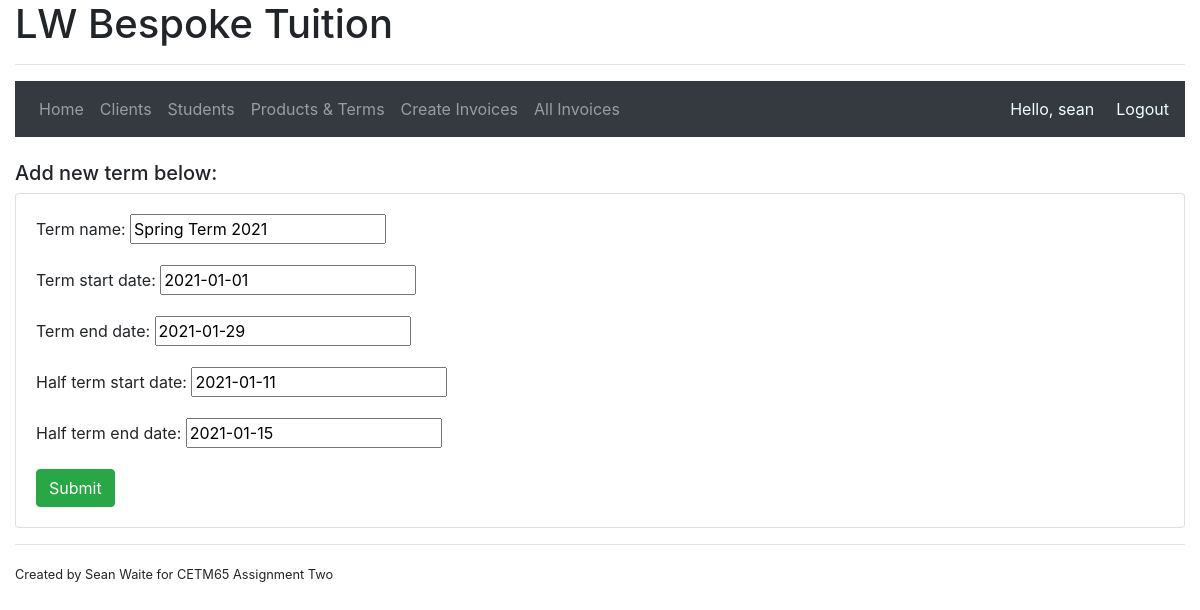
Page /products&terms/addnewterm/1 (signed in) on the committed database.
### accounts/models.py (models this page shows, shortened)
class Term(models.Model):
    term_name = models.CharField(max_length=100)
    term_start_date = models.DateField()
    term_end_date = models.DateField()
    half_term_start_date = models.DateField()
    half_term_end_date = models.DateField()

### accounts/decorators.py (the view)
        def wrapper_func(request, *args, **kwargs):
            denied = False
            for roles in allowed_roles:
                if request.user.groups.filter(name = roles).exists():
                    return view_func(request, *args, **kwargs)
                else:
                    denied = True
            if denied == True:
                return redirect('accounts:home')

### accounts/forms.py (shortened to what this page needs)
class UpdateTermForm(ModelForm):
    class Meta:
        model = Term
        exclude = ()
        widgets = {}

### accounts/views.py (called while the page is built)
@login_required(login_url='accounts:login')
@allowedUsers(allowed_roles=['admin'])
def updateTerm(request, term):
    term_details = Term.objects.get(pk=term)
    term_form = UpdateTermForm(instance=term_details)
    if request.method == 'POST':
        term_form = UpdateTermForm(request.POST, instance=term)
        if term_form.is_valid():
            term_form.save()
            return redirect('accounts:refdata')
    context = {'term_form': term_form}
    return render(request, 'accounts/addterm.html', context)

### accounts/templates/accounts/addterm.html (shortened to what this page needs)
{% extends "accounts/main.html" %}
{% block main %}
<br>
<h5>Add new term below:</h5>
<div class="card card-body">
    <form action="" method="POST">
        {{ term_form.as_p }}
        <input type="submit" class="btn btn-success" value="Submit">
    </form>
</div>
{% endblock %}

### accounts/templates/accounts/main.html (shortened to what this page needs)
{% load static %}
<!DOCTYPE html>
<html lang="en">
<head>
    <link rel="stylesheet" href="https://stackpath.bootstrapcdn.com/bootstrap/4.4.1/css/bootstrap.min.css">
</head>
<body>
    <div class="container-fluid">
    <h1>LW Bespoke Tuition</h1>
    <hr>
    {% if request.user.is_authenticated %}
    <nav class="navbar navbar-expand-lg navbar-dark bg-dark">
        <div class="collapse navbar-collapse" id="navbarNav">
          <ul class="navbar-nav">
            {% if request.user.is_staff %}
                <li class="nav-item">
                    <a class="nav-link" href="{% url 'accounts:home' %}">Home <span class="sr-only">(current)</span></a>
                </li>
                <li class="nav-item">
                    <a class="nav-link" href="{% url 'accounts:allclients' %}">Clients</a>
                </li>
                <li class="nav-item">
                    <a class="nav-link" href="{% url 'accounts:allstudents' %}">Students</a>
                </li>
                <li class="nav-item">
                    <a class="nav-link" href="{% url 'accounts:refdata' %}">Products & Terms</a>
                </li>
                <li class="nav-item">
                    <a class="nav-link" href="{% url 'accounts:accounts' %}">Create Invoices</a>
                </li>
                <li class="nav-item">
                    <a class="nav-link" href="{% url 'accounts:invoices' %}">All Invoices</a>
                </li>
            {% endif %}
          </ul>
        </div>
        <span name="username" style="color:azure; margin-right: 22px;">Hello, {{ request.user }}</span>
        <span name="logout"><a style="color:azure;" href="{% url 'accounts:logout' %}">Logout</a></span>
    </nav>
    {% endif %}
        {% block main %}
        {% endblock %}
    <hr>
    <small>Created by Sean Waite for CETM65 Assignment Two</small>
    </div>
</body>
</html>

### rows in the picture
Term: term_name "Spring Term 2021", term_start_date "2021-01-01", term_end_date "2021-01-29", half_term_start_date "2021-01-11", half_term_end_date "2021-01-15"

### other values in the picture
{{ request.user }} "sean"
